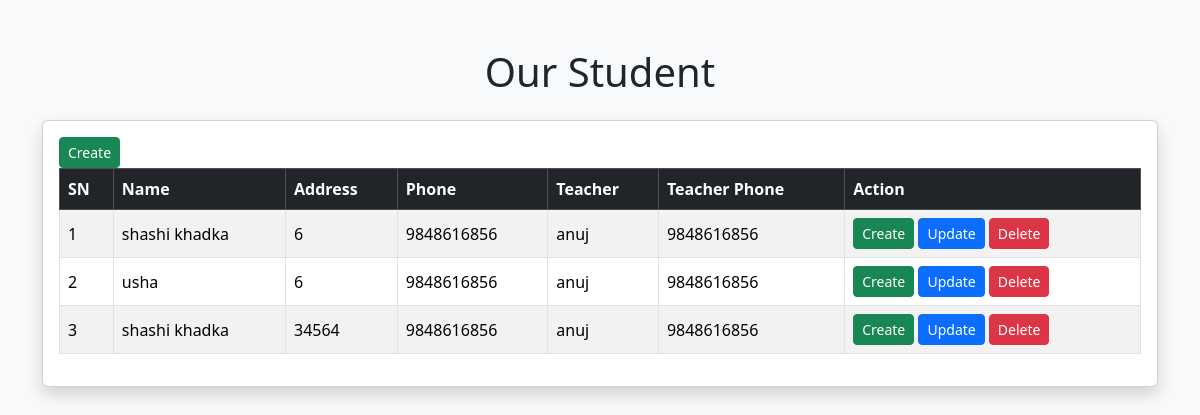
Before: /student/list with the older database file.
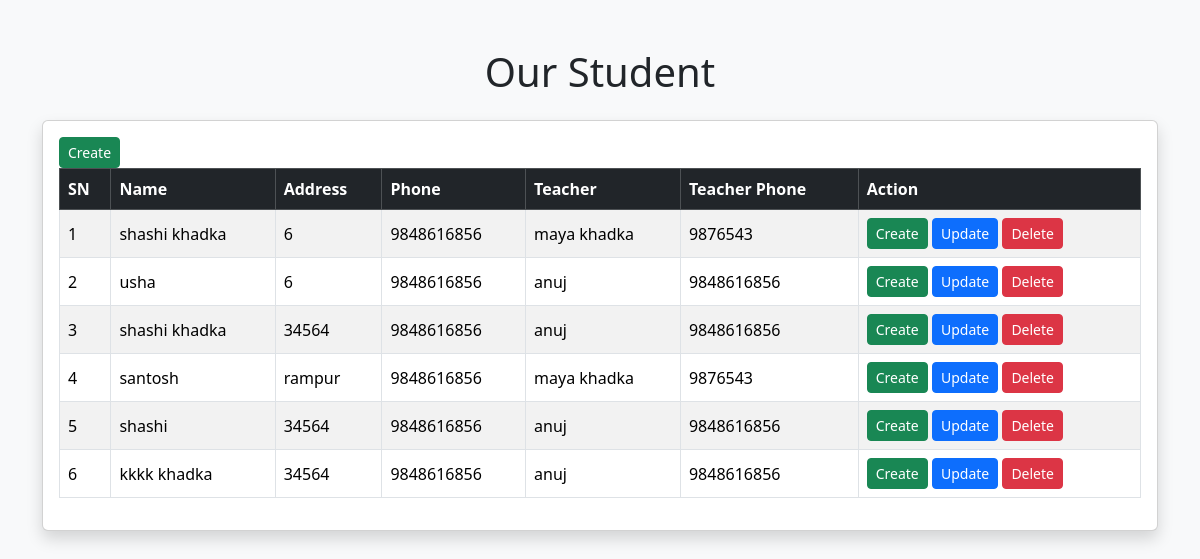
After: the same page with the newer database file.
### school/models.py (models this page shows, shortened)
class Student(models.Model):
    class_teacher = models.ForeignKey(Teacher, on_delete=models.SET_NULL, null=True,related_name="teacher_student")
    full_name = models.CharField(max_length=80)
    dob = models.DateField()
    email = models.EmailField()
    phone = models.PositiveIntegerField()
    address = models.CharField(max_length=80)
    class Meta:
        db_table = "student"

class Teacher(models.Model):
    full_name = models.CharField(max_length=80)
    dob = models.DateField()
    email = models.EmailField()
    phone = models.PositiveIntegerField()
    address = models.CharField(max_length=80)
    hire_date = models.DateTimeField()
    qualification = models.CharField(max_length=100)
    salary = models.DecimalField(max_digits=10, decimal_places=2)
    class Meta:
        db_table = "teacher"

### school/views.py (the view)
# urls.py: path('list',student_list,name="student-list"),
def student_list(request):
    data = Student.objects.all()
    context = {
        "student":data
    }
    return render(request,'student/index.html',context)

### school/templates/student/index.html (shortened to what this page needs)
<!DOCTYPE html>
<html lang="en">
<head>
    <link href="https://cdn.jsdelivr.net/npm/bootstrap@5.3.3/dist/css/bootstrap.min.css" rel="stylesheet">
</head>
<body class="bg-light">
<div class="container mt-5">
    <h1 class="text-center mb-4">Our Student</h1>
    <div class="card shadow">
        <div class="card-body">
           <a href="{% url 'student-create' %}"> <button class="btn btn-success btn-sm">Create</button></a>
            <div class="table-responsive">
                <table class="table table-bordered table-hover table-striped align-middle">
                    <thead class="table-dark">
                        <tr>
                            <th>SN</th>
                            <th>Name</th>
                            <th>Address</th>
                            <th>Phone</th>
                            <th> Teacher </th>
                            <th> Teacher Phone </th>
                            <th>Action</th>
                        </tr>
                    </thead>
                    <tbody>
                        {% for i in student %}
                        <tr>
                            <td>{{ forloop.counter }}</td>
                            <td>{{ i.full_name }}</td>
                            <td>{{ i.address }}</td>
                            <td>{{ i.phone }}</td>
                            <td> {{i.class_teacher.full_name}}</td>
                            <td> {{i.class_teacher.phone}}</td>
                            <td>
                                   <a href="{% url 'student-create' %}"> <button class="btn btn-success btn-sm">Create</button></a>
                                   <a href="{% url 'student-update' i.id %}"> <button class="btn btn-primary btn-sm"> Update </button></a>
                                   <a href="{% url 'student-delete' i.id %}"> <button class="btn btn-danger btn-sm"> Delete </button></a>
                            </td>
                        </tr>
                        {% empty %}
                        <tr>
                            <td colspan="5" class="text-center text-muted">
                                No student found.
                            </td>
                        </tr>
                        {% endfor %}
                    </tbody>
                </table>
            </div>
        </div>
    </div>
</div>
</body>
</html>

Changed rows visible on the page:
changed Student (number 1 of 6 on the later page): class_teacher.full_name "anuj" → "maya khadka"; class_teacher.phone "9848616856" → "9876543"
added Student: full_name "santosh", address "rampur", phone "9848616856", class_teacher.full_name "maya khadka", class_teacher.phone "9876543"
added Student: full_name "shashi", address "34564", phone "9848616856", class_teacher.full_name "anuj", class_teacher.phone "9848616856"
added Student: full_name "kkkk khadka", address "34564", phone "9848616856", class_teacher.full_name "anuj", class_teacher.phone "9848616856"
